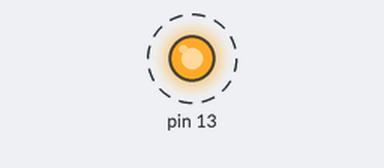
Bench run of a sketch on a simulated Arduino Uno, built with avr-gcc and run on an emulated ATmega328P. Shown: output pins drawn as LEDs (lit = HIGH). Dashed ring = blinking.

Above: at 0.2 s.
Timing chart, 0 to 3.0 s (numbered marks = the images above):
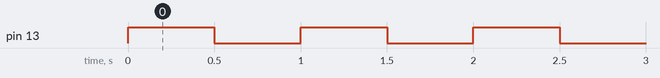

Measured:
- by itself, pin 13: alternates HIGH for 0.50 s and LOW for 0.50 s

The sketch:

c05_08_variables.ino
```cpp
// variable declaration
int blinkSpeed = 500;

void setup() {
  pinMode(13, OUTPUT);
}

void loop() {
  digitalWrite(13, HIGH);
  delay(blinkSpeed);
  digitalWrite(13, LOW);
  delay(blinkSpeed);
}
```
